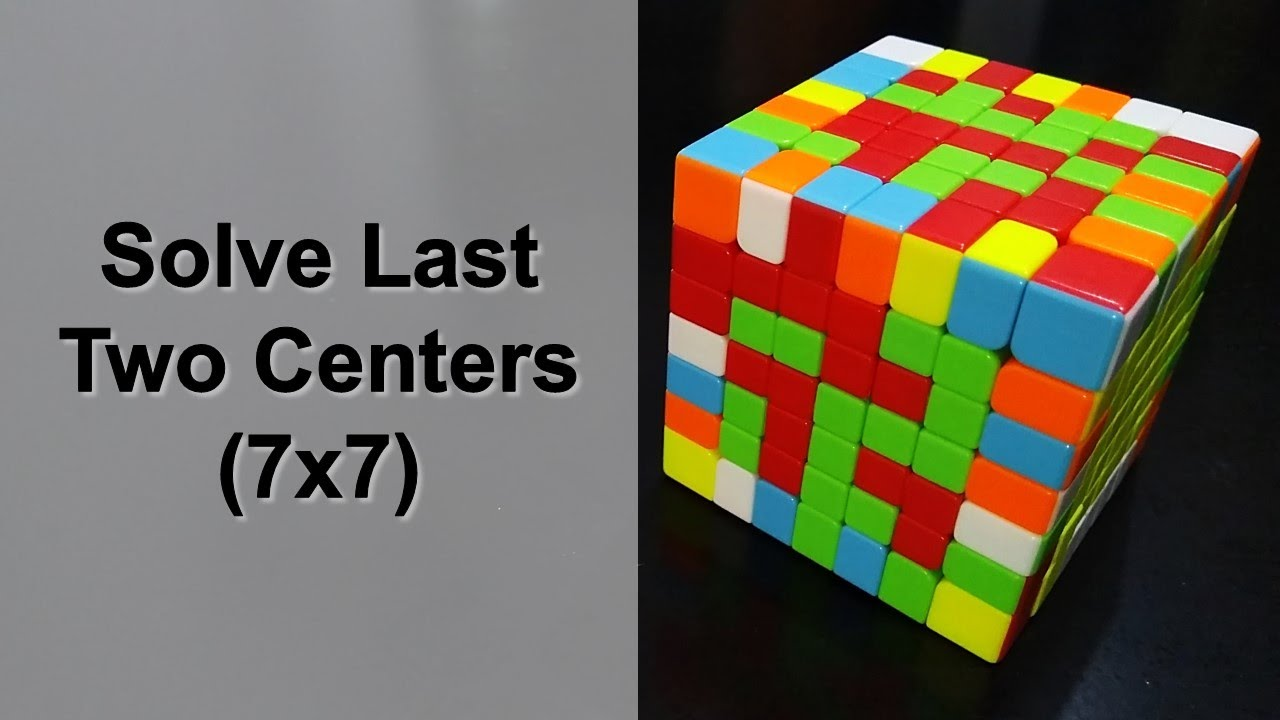
#> input picture 6x6.png, 1280 x 720 px, given in place of example_video.mov, which was not available
$ python cv.py   (older library calls are emulated)
#> lines starting #> are read from the running program, lines starting #| are printed output that depends on the picture; after the words box and inside, x2 and y2 are one past the last pixel; in counts of white or black regions, pixels touching at a corner belong together; pictures that were not available may be replaced by others from this repository, and a replacement may not be noted
import cv2
import numpy as np
from enum import Enum
from statistics import mode
from typing import TypeAlias
from pycubing.enums import Color, Face
from pycubing.cube import Cube, Cube3x3
from math import sqrt, degrees, atan2, tan, radians, dist, sin, cos

# type aliases for better type annotations
Contour: TypeAlias = np.ndarray
Point: TypeAlias = np.ndarray
AngleRadians: TypeAlias = float
AngleDegrees: TypeAlias = float

# constants, tweakable hyperparams
MAX_IMG_AREA = 2_500_000
ANGLE_DIFF_TOLERANCE = 30   # degrees
VERTICAL_STD_DEV_TOLERANCE = 20
HSV_FILTER_COLORS = {  # each value is as follows: (h_ranges, s_range, v_range)
    Color.RED: (((170, 180), (0, 5)), (100, 255), (100, 255)),
    Color.ORANGE: (((5, 20),), (100, 255), (100, 255)),
    Color.BLUE: (((95, 125),), (100, 255), (100, 255)),
    Color.GREEN: (((40, 75),), (50, 255), (50, 255)),
    Color.WHITE: (((0, 180),), (0, 50), (150, 255)),
    Color.YELLOW: (((20, 35),), (100, 255), (100, 255)),
}
VERTICAL_CHECKING_SHAPE_DIVISOR = 18

class FaceLocation(Enum):
    """ Store information regarding where the faces are on the cube, relative to a picture. """
    TOP = 0
    BOTTOM = 1
    LEFT = 2
    RIGHT = 3

class ComputerVisionException(Exception):
    """ Exceptions for computer vision problems throughout the project. """
    def __init__(self, message: str) -> None:
        self.message = message

# [9 lines left out: functions cap_img, imread_capped, not called in this run]

def to_hsv(img: cv2.Mat):
    """ Wrapper function for quick conversion to HSV from BGR. """
    return cv2.cvtColor(img, cv2.COLOR_BGR2HSV)

def from_hsv(img: cv2.Mat):
    """ Wrapper function for quick conversion from HSV to BGR. """
    return cv2.cvtColor(img, cv2.COLOR_HSV2BGR)

# https://pyimagesearch.com/2016/02/01/opencv-center-of-contour/
def get_center(cnt: Contour) -> Point:
    """ Gets the center of a contour. """
    moments = cv2.moments(cnt)
    center = (int(moments["m10"] / moments["m00"]), int(moments["m01"] / moments["m00"]))
    return center

# https://stackoverflow.com/a/2259502
def get_rotated_point(pivot: Point, p: Point, angle: AngleRadians) -> Point:
    """ Gets a point rotated around a pivot by a given amount of radians. """

    # setup values
    s = sin(angle)
    c = cos(angle)
    adj_y = pivot[1] - p[1]
    adj_x = p[0] - pivot[0]

    # determine new coordinates
    new_x = adj_x * c - adj_y * s
    new_y = adj_x * s + adj_y * c

    # return new coordinates modified to fit opencv
    return (int(new_x + pivot[0]), int(pivot[1] - new_y))

# computes the angle between two corners using c1 as the origin
def compute_incline_angle(c1: Point, c2: Point) -> AngleDegrees:
    """ Computes the angle of the ray going from c1 to c2. """
    x_diff, y_diff = c2[0] - c1[0], c1[1] - c2[1]
    return degrees(atan2(y_diff, x_diff)) % 360

# this function is only used in the following function
def filter_cubie_contours(img: cv2.Mat, contours: list[Contour], approx: list[Contour]) -> list[Contour]:
    """
    Filters contours according to the following metrics:
        - Approximation must be 4 points long
        - Contour area and polynomial approximation area have to be similar
    Arranges contours according to the following rule:
        - Clockwise from the starting point
        - The starting point is chosen to be the left-most point
            - If there are two points closer together in terms of x-axis location, the top-most point is selected
    The latter is done to give contours a consistent ordering
    """

    # filter erradic, non-quadrilateral contours
    proper_contours, proper_approx = [], []
    for cnt, appr in zip(contours, approx):

        # make sure the shape approximation is a quadrilateral
        D = len(appr) * 2
        if not 8==D:  # lol
            continue

        # make sure the approx isnt crazy different area-wise - consider removing this test
        cnt_area = cv2.contourArea(cnt)
        ratio = cnt_area / cv2.contourArea(appr)
        if min(ratio, 1/ratio) < 0.80:   # artitrary ratio thresold chosen by me
            continue

        # make sure the overlapping area isnt too bad
        overlap_reference = np.zeros(img.shape[:2], dtype=np.uint8)
        cv2.drawContours(overlap_reference, [cnt], -1, (255, 255, 255), cv2.FILLED)
        cv2.drawContours(overlap_reference, [appr], -1, (0, 0, 0), cv2.FILLED)
        if (overlap_reference.sum() // 255) > (cnt_area // 5):
            continue

        proper_contours.append(cnt)
        proper_approx.append(appr)

    # sweep through it again and cut off the ones that are too small
    avg_area = np.average([*map(cv2.contourArea, proper_approx)])
    largest_approx = [*filter(lambda x: cv2.contourArea(x) > avg_area / 4, proper_approx)]

    # this time, give each contour a consistent ordering, making it start from the leftmost if possible else bottommost
    final_approx = []
    for appr in largest_approx:
        x_axis_vals = [*map(lambda x: x[0], appr)]
        min_indices = np.argsort(x_axis_vals)
        if x_axis_vals[min_indices[1]] - x_axis_vals[min_indices[0]] < img.shape[1] / VERTICAL_CHECKING_SHAPE_DIVISOR:
            y_axis_vals = [*map(lambda x: x[1], appr)]
            min_indices = np.argsort(y_axis_vals)
        final_approx.append(np.concatenate((appr[min_indices[0]:], appr[:min_indices[0]]), axis=0))
    return final_approx

def get_cubie_contours(img: cv2.Mat) -> list[Contour]:
    """
    Given an image, returns a list of contours that are likely to be the "small squares" part of a Rubik's cube.
    """

    # computes some sizes - doesn't get too crazy because sizes are standardized
    reference_size = max(img.shape)
#> reference_size = 1280
    blur_size = int(sqrt(reference_size) / 2)
#> blur_size = 17
    kernel_size = int(sqrt(reference_size) / 10)
#> kernel_size = 3

    # image processing to get contours
    blur = cv2.GaussianBlur(img, (blur_size + int(blur_size % 2 == 0),) * 2, kernel_size)
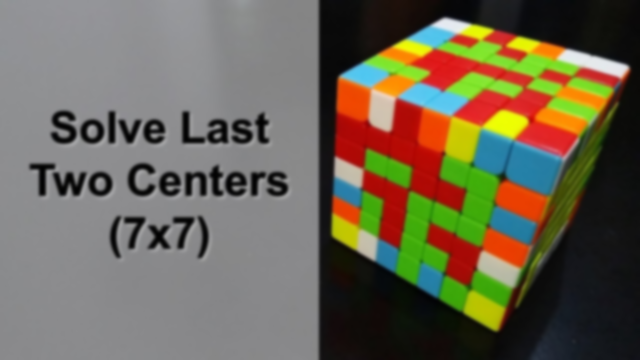
#> blur: shape (720, 1280, 3) (shown at 1/2 size); mean B, G, R 84.1, 101.7, 108.8
#> img is the input picture: shape (720, 1280, 3); mean B, G, R 84.1, 101.7, 108.8
    edges = cv2.Canny(blur, 20, 30)
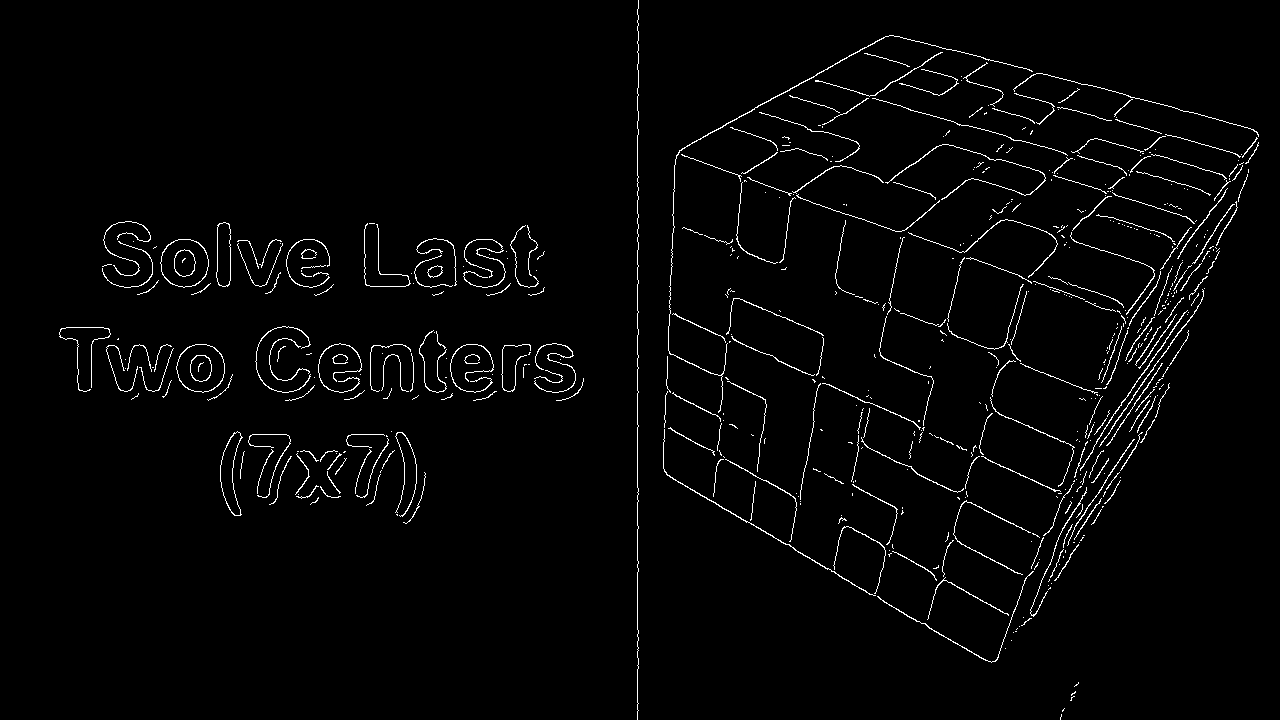
#> edges: shape (720, 1280); 2.2% white in thin lines or dots
    kernel = cv2.getStructuringElement(cv2.MORPH_RECT, (kernel_size * 3,) * 2)
    dilated = cv2.dilate(edges, kernel)
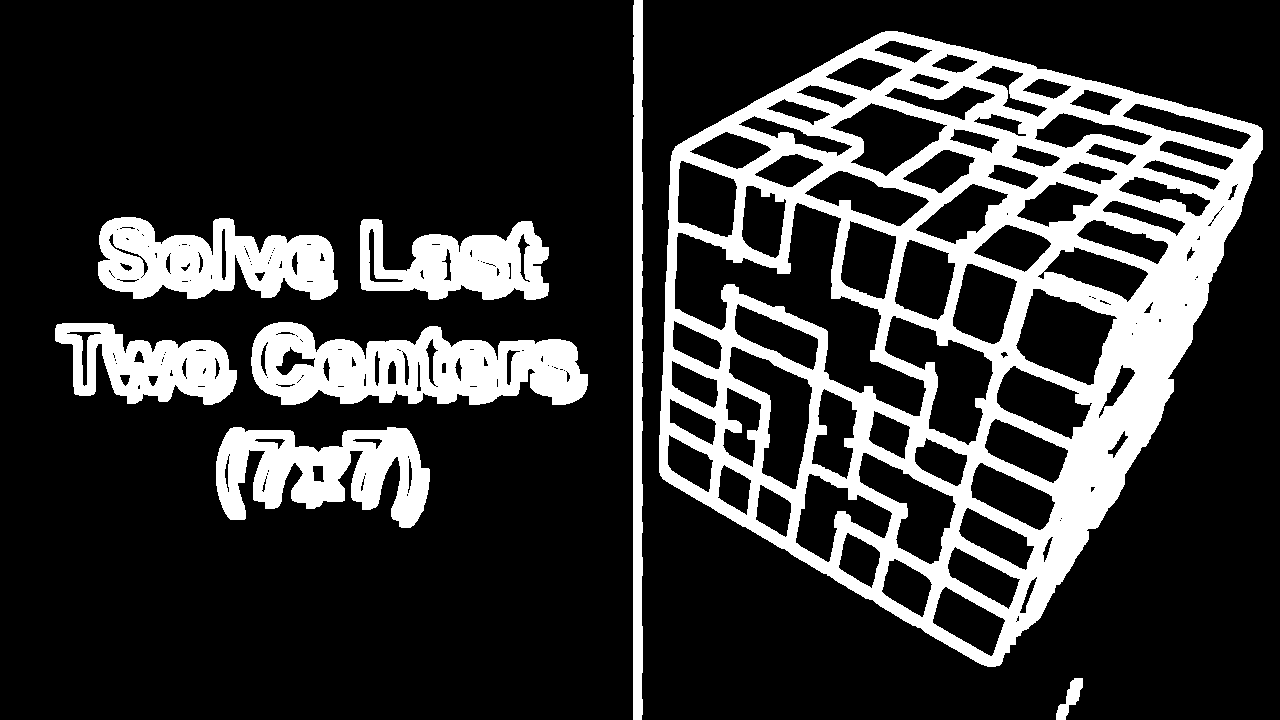
#> dilated: shape (720, 1280); 20.9% white; 8 white regions
    contours = cv2.findContours(dilated, cv2.RETR_TREE, cv2.CHAIN_APPROX_SIMPLE)[0]
#> contours = 263 contours, 133 with area under 20; largest, box (x1, y1, x2, y2) and area: (659, 31, 1263, 667) 261204, (251, 322, 588, 405) 19378, (674, 202, 927, 417) 17179, (98, 217, 338, 300) 13526, (216, 427, 430, 528) 12745
    large_contours = [*filter(lambda x: cv2.contourArea(x, True) > (img.shape[0] * img.shape[1]) // 5000, contours)]
#> large_contours = 75 contours; largest, box (x1, y1, x2, y2) and area: (674, 202, 927, 417) 17179, (884, 315, 994, 446) 6672, (1015, 288, 1118, 386) 6026, (728, 346, 813, 490) 5631, (858, 452, 957, 565) 4882
#> (the rest of the program and of its run is left out)
